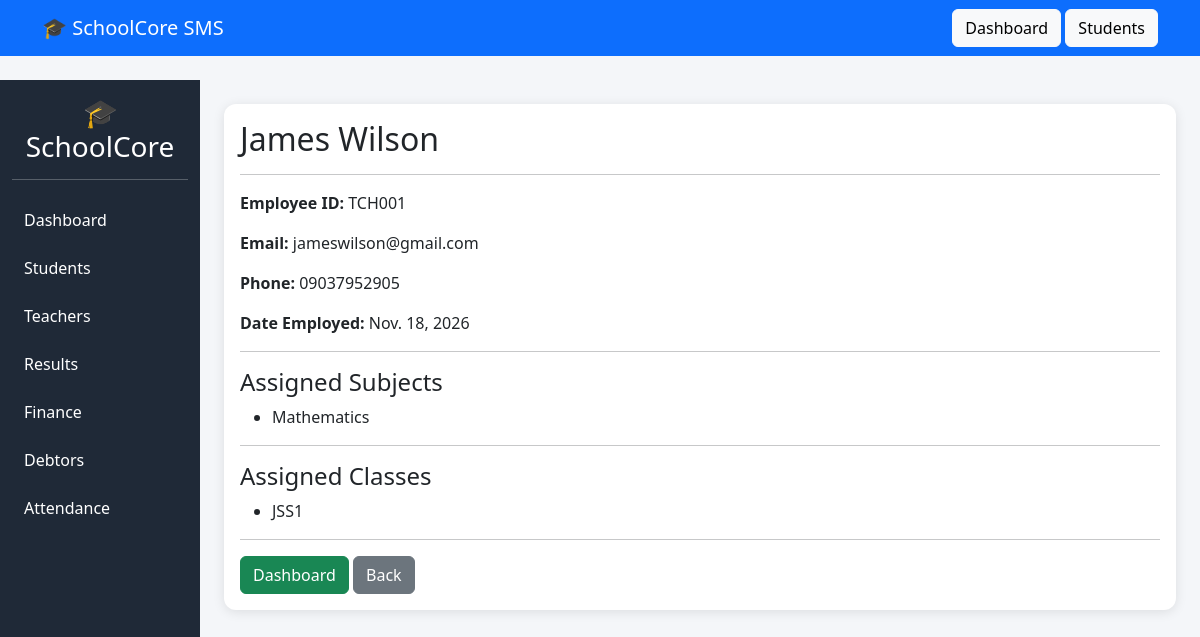
The page /teachers/1/ on the database its author committed.
### teachers/models.py (models this page shows, shortened)
class Teacher(models.Model):
    employee_id = models.CharField(
        max_length=20,
        unique=True
    )
    first_name = models.CharField(
        max_length=100
    )
    last_name = models.CharField(
        max_length=100
    )
    email = models.EmailField(
        unique=True
    )
    phone = models.CharField(
        max_length=20
    )
    subject = models.ManyToManyField(
        Subject
    )
    classes = models.ManyToManyField(
        ClassRoom
    )
    date_employed = models.DateField()
    passport = models.ImageField(
        upload_to='teachers/',
        blank=True,
        null=True
    )

### academics/models.py (models this page shows, shortened)
class Subject(models.Model):
    name = models.CharField(max_length=100)
    code = models.CharField(max_length=20)

class ClassRoom(models.Model):
    name = models.CharField(max_length=50)

### teachers/views.py (the view)
def teacher_detail(request, pk):
    teacher = get_object_or_404(
        Teacher,
        pk=pk
    )
    return render(
        request,
        'teachers/detail.html',
        {
            'teacher': teacher
        }
    )

### templates/teachers/detail.html
{% extends 'base.html' %}
{% block content %}
<div class="card">
    <div class="card-body">
        <h2>
            {{ teacher.first_name }}
            {{ teacher.last_name }}
        </h2>
        <hr>
        <p>
            <strong>Employee ID:</strong>
            {{ teacher.employee_id }}
        </p>
        <p>
            <strong>Email:</strong>
            {{ teacher.email }}
        </p>
        <p>
            <strong>Phone:</strong>
            {{ teacher.phone }}
        </p>
        <p>
            <strong>Date Employed:</strong>
            {{ teacher.date_employed }}
        </p>
        <hr>
        <h4>Assigned Subjects</h4>
        <ul>
            {% for subject in teacher.subject.all %}
            <li>
                {{ subject.name }}
            </li>
            {% empty %}
            <li>No subject assigned.</li>
            {% endfor %}
        </ul>
        <hr>
        <h4>Assigned Classes</h4>
        <ul>
            {% for classroom in teacher.classes.all %}
            <li>
                {{ classroom.name }}
            </li>
            {% empty %}
            <li>No class assigned.</li>
            {% endfor %}
        </ul>
        <hr>
        <div class="mt-3">
            <a
                href="{% url 'teacher_dashboard' teacher.id %}"
                class="btn btn-success"
            >
                Dashboard
            </a>
            <a
                href="{% url 'teacher_list' %}"
                class="btn btn-secondary"
            >
                Back
            </a>
        </div>
    </div>
</div>
{% endblock %}

### templates/base.html (style rules this page uses)
body { background:#f4f6f9; }
.card { border:none; border-radius:12px; box-shadow:0 2px 12px rgba(0,0,0,.1); }

### rows shown on the page
Teacher: first_name "James", last_name "Wilson", employee_id "TCH001", email "jameswilson@gmail.com", phone "09037952905", date_employed "Nov. 18, 2026"
Subject: name "Mathematics"
ClassRoom: name "JSS1"
